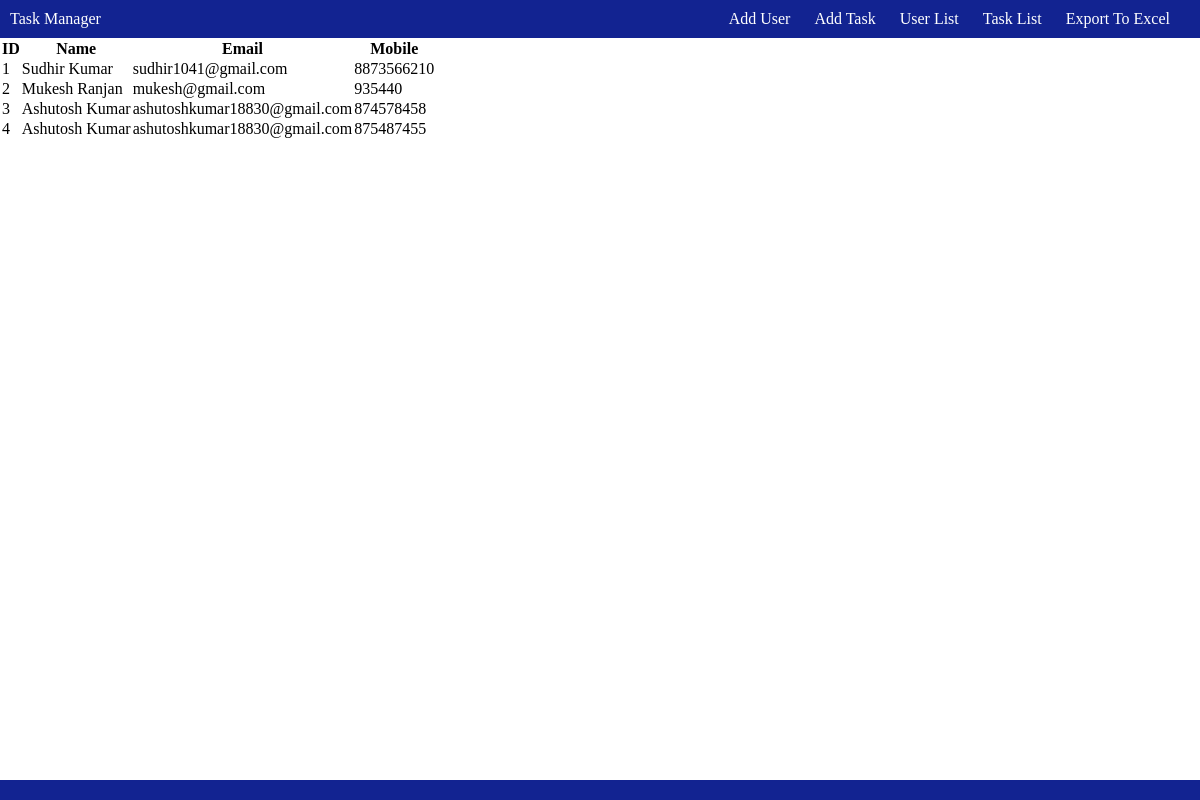
/UserList, run on an earlier commit of the app's database.
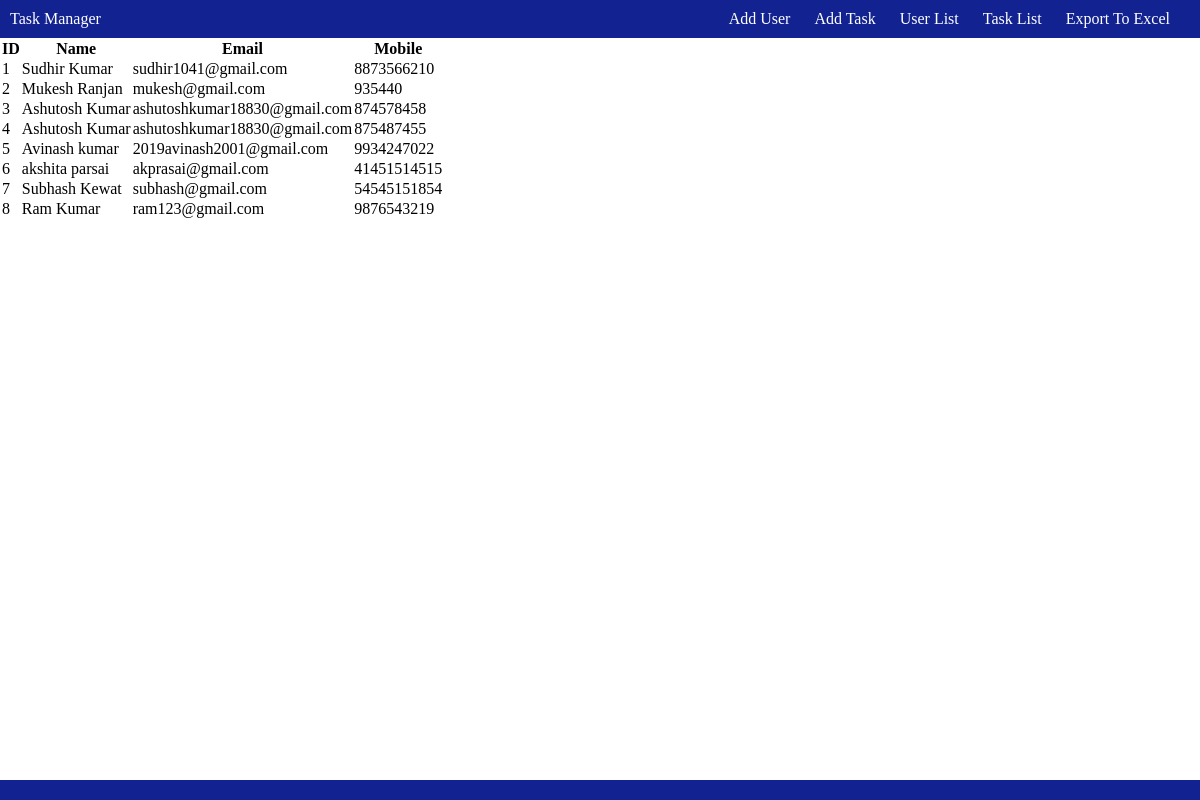
And on a later commit of the database.
### app/models.py (models this page shows, shortened)
class User(models.Model):
    name=models.CharField(max_length=30)
    email=models.EmailField()
    mobile=models.IntegerField()

### app/views.py (the view)
# urls.py: path('UserList',UserList,name='UserList'),
def UserList(request):
    users = User.objects.all()
    paginator = Paginator(users, 10)
    pg_number = request.GET.get('page')
    page_data = paginator.get_page(pg_number)
    return render(request, 'user_list.html', {'page_data': page_data})

### app/templates/user_list.html
{% extends "base.html" %}
{% block container %}
<table>
    <tr>
        <th>ID</th>
        <th>Name</th>
        <th>Email </th>
        <th>Mobile </th>
    </tr>
    {% for i in page_data %}
    <tr>
        <td>{{i.id}}</td>
        <td>{{i.name}}</td>
        <td>{{i.email}}</td>
        <td>{{i.mobile}}</td>
    </tr>
    {% endfor %}
</table>
{% endblock  %}

### app/templates/base.html (shortened to what this page needs)
{% block header %}
<!DOCTYPE html>
<html lang="en">
<head>
    <link rel="stylesheet" href="../static/css/style.css">
</head>
<body>
    <nav>
        <div class="logo">Task Manager</div>
        <div class="menu">
            <ul>
                <li><a href="/AddUser">Add User</a></li>
                <li><a href="/AddTask">Add Task</a></li>
                <li><a href="/UserList">User List</a></li>
                <li><a href="/TaskList">Task List</a></li>
                <li><a href="/exportExcel">Export To Excel</a></li>
            </ul>
        </div>
    </nav>
    {% endblock  %}
    {% block container %}{% endblock  %}
    {% block footer %}
    <footer>
    </footer>
</body>
</html>
{% endblock  %}

### app/static/css/style.css (style rules this page uses)
* { margin: 0px; padding: 0px; box-sizing: border-box; }
nav { background-color: #122391; color: #fff; padding: 10px; display: flex; justify-content: space-between; align-items: center; }
nav ul { list-style-type: none; margin: 0; padding: 0; }
nav ul li { display: inline; margin-right: 20px; }
nav ul li a { color: #fff; text-decoration: none; transition: color 0.3s; }
footer { background-color: #122391; color: #fff; padding: 10px; position: fixed; width: 100%; bottom: 0; text-align: center; }

What changed in the data, as far as the page shows it:
added User: id "5", name "Avinash kumar", email "2019avinash2001@gmail.com", mobile "9934247022"
added User: id "6", name "akshita parsai", email "akprasai@gmail.com", mobile "41451514515"
added User: id "7", name "Subhash Kewat", email "subhash@gmail.com", mobile "54545151854"
added User: id "8", name "Ram Kumar", email "ram123@gmail.com", mobile "9876543219"
